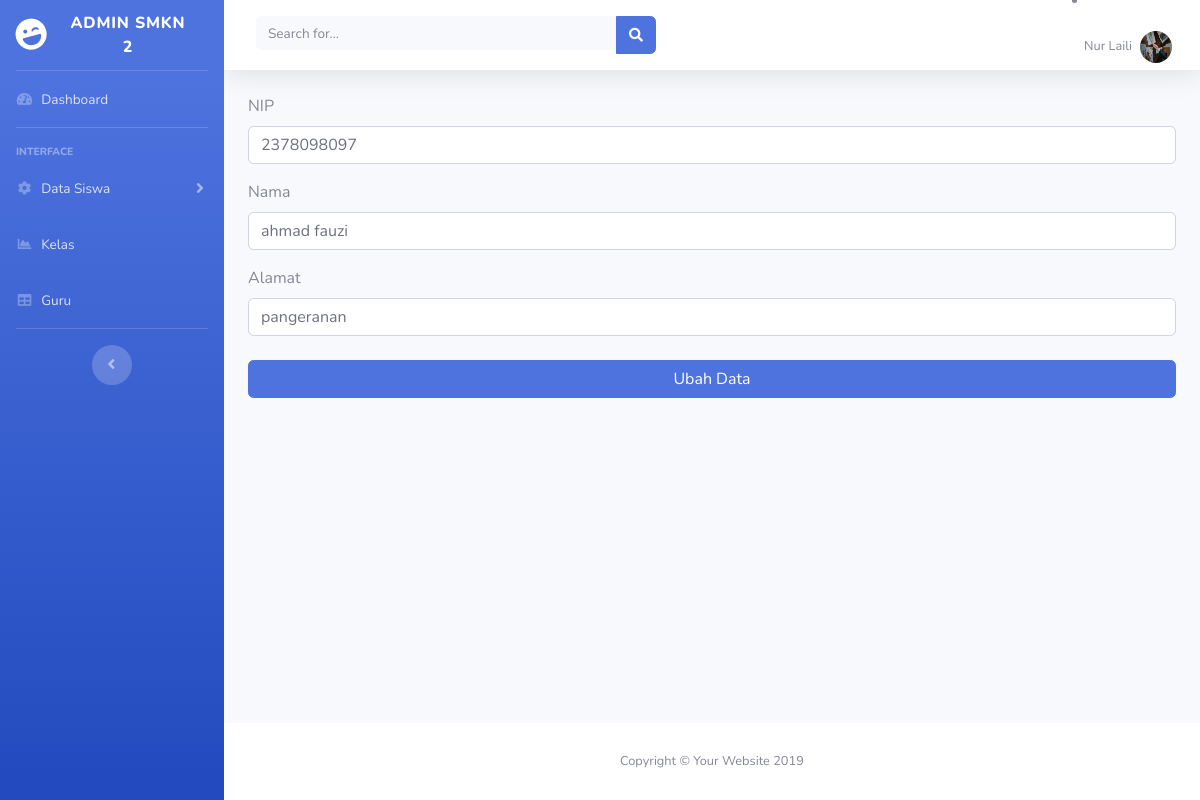
The page /?hal=edit_guru&id=1 on the database its author committed.
### tables this page shows
CREATE TABLE `guru` (
  `id` int(20) NOT NULL,
  `nik` varchar(20) NOT NULL,
  `nama` varchar(50) NOT NULL,
  `alamat` varchar(50) NOT NULL
);

### halaman/function.php (called while the page is built, shortened)
<?php
	$connect = mysqli_connect("localhost", "root", "", "db_sekolah");
	function query($query) {
		global $connect;
		$result = mysqli_query($connect, $query);
		$rows = [];
		while ($row = mysqli_fetch_assoc($result)) {
			$rows[] = $row;
		}
		return $rows;
	}
 ?>

### halaman/edit_guru.php (the view, shortened to what this page needs)
<?php
require 'function.php';
$id = $_GET["id"];
$data = query("SELECT * FROM guru WHERE id = $id");
?>
<!DOCTYPE html>
<html lang="en">
<head>
</head>
<body>
	<form action="" method="post">
	<div class="form-group">
        <label for="nip">NIP</label>
        <input type="text" class="form-control form-control-user" id="nip" name="nip" value="<?= $data[0]["nik"];?>">
    </div>
    <div class="form-group">
        <label for="nama">Nama</label>
        <input type="text" class="form-control form-control-user" id="nama" name="nama" value="<?= $data[0]["nama"];?>">
    </div>
    <div class="form-group">
        <label for="alamat">Alamat</label>
        <input type="text" class="form-control form-control-user" id="alamat" name="alamat" value="<?= $data[0]["alamat"];?>">
	</div>
    <button type="submit" name="submit" class="btn btn-primary btn-block mb-4 mt-4">Ubah Data</button>
	</form>
</body>
</html>

### rows shown on the page
guru: nip "2378098097", nama "ahmad fauzi", alamat "pangeranan"
